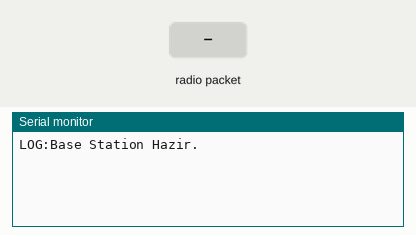
Simulated run of this sketch. Board: Arduino Uno, built with avr-gcc and run on an emulated ATmega328P. Parts: the last lines printed to the serial monitor. The inputs (shaded band) are chosen by the test bench. No radio packets arrive unless stated.

Above: at 1.2 s.
1.3 s: radio packet "1" arrives
At 1.7 s:
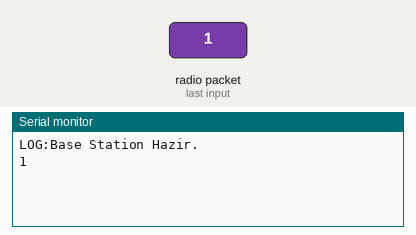
2.8 s: radio packet "0" arrives
At 4.0 s:
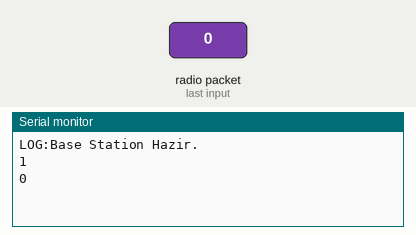

The sketch:

arduino_base_station.ino
```cpp
/*
  Otonom Araba - Base Station (Verici/İstasyon)

  Bu kod, PC'ye USB ile bağlı Arduino Uno (veya Nano) içindir.
  PC'den gelen veriyi (Serial) NRF24L01 ile arabaya (Mega) gönderir.
  Arabadan gelen veriyi NRF24L01 ile alıp PC'ye (Serial) gönderir.

  Bağlantılar (Uno):
  - CE   -> 9
  - CSN  -> 10
  - MOSI -> 11
  - MISO -> 12
  - SCK  -> 13
  - VCC  -> 3.3V (Önemli! 5V yakabilir)
  - GND  -> GND

  Gerekli Kütüphane: RF24 by TMRh20
*/

#include <SPI.h>
#include <nRF24L01.h>
#include <RF24.h>

RF24 radio(9, 10); // CE, CSN

const byte address[6] = "00001"; // İletişim adresi (Mega ile aynı olmalı)

void setup() {
  Serial.begin(9600);

  if (!radio.begin()) {
    Serial.println("LOG:NRF24L01 Baslatilamadi! Baglantilari kontrol edin.");
    while (1) {}
  }

  radio.openWritingPipe(address); // Gönderme Kanalı (Base -> Car)
  radio.openReadingPipe(1, address); // Okuma Kanalı (Car -> Base)

  radio.setPALevel(RF24_PA_MIN); // Mesafe sorunu olursa RF24_PA_MAX yapın (Harici güç gerekebilir)
  radio.startListening();

  Serial.println("LOG:Base Station Hazir.");
}

void loop() {
  // 1. Arabadan Veri Geldi mi? (Dinleme Modu)
  if (radio.available()) {
    char text[32] = ""; // NRF24L01 standart paket boyutu max 32 byte'tır
    radio.read(&text, sizeof(text));

    // PC'ye ilet
    Serial.println(text);
  }

  // 2. PC'den Veri Geldi mi? (Serial)
  if (Serial.available() > 0) {
    String input = Serial.readStringUntil('\n');
    input.trim();

    if (input.length() > 0) {
      radio.stopListening(); // Göndermek için dinlemeyi durdur

      // String'i char array'e çevir
      char cmd[32];
      input.toCharArray(cmd, 32);

      bool sent = radio.write(&cmd, sizeof(cmd));

      if (sent) {
        // Serial.println("LOG:Gonderildi -> " + input); // Debug için açılabilir
      } else {
        Serial.println("LOG:Gonderim Basarisiz!");
      }

      radio.startListening(); // Tekrar dinlemeye geç
    }
  }
}
```

Measured:
- after the input at 1.3 s, the serial monitor: prints a new line at once (image 1)
- after the input at 2.8 s, the serial monitor: prints a new line at once (image 2)
